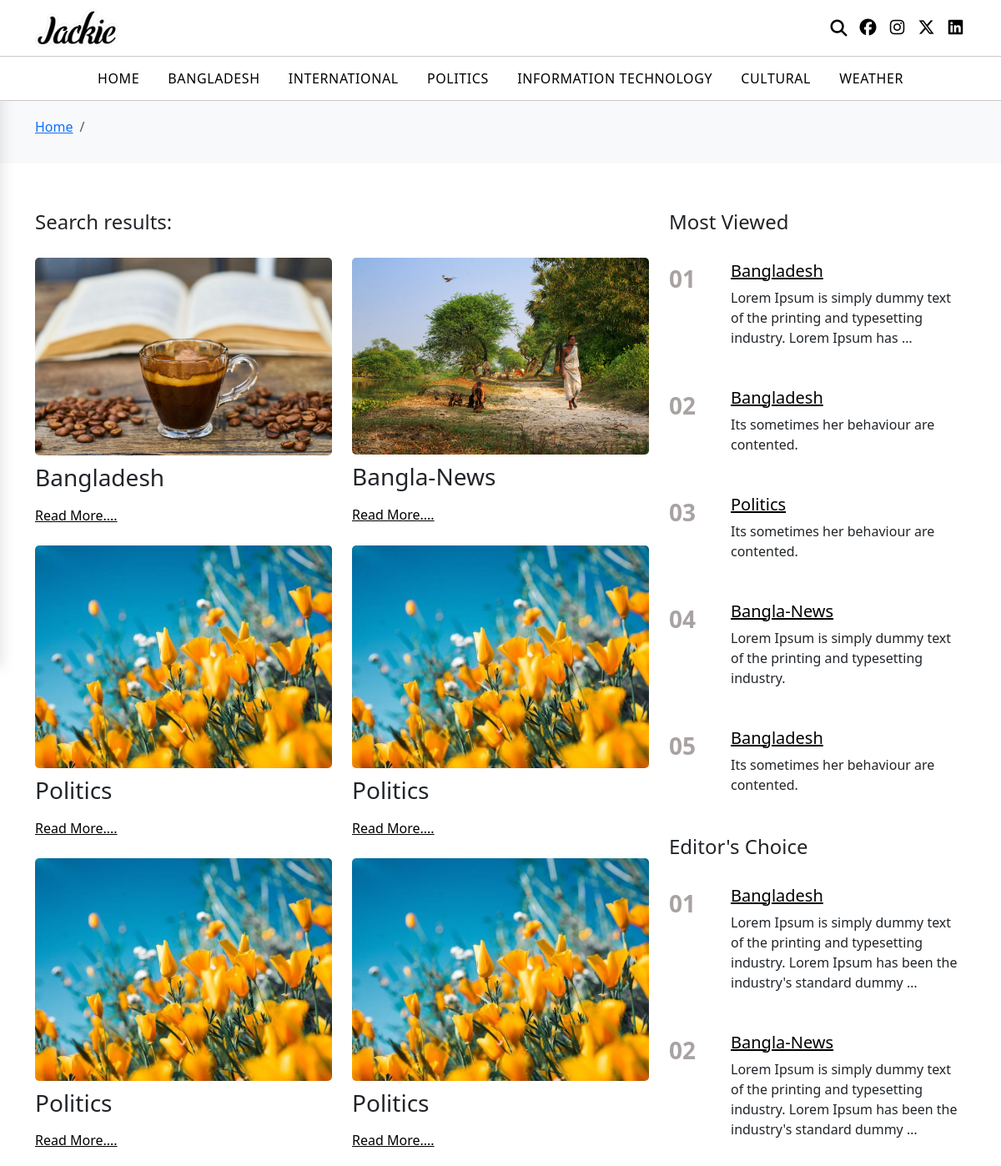
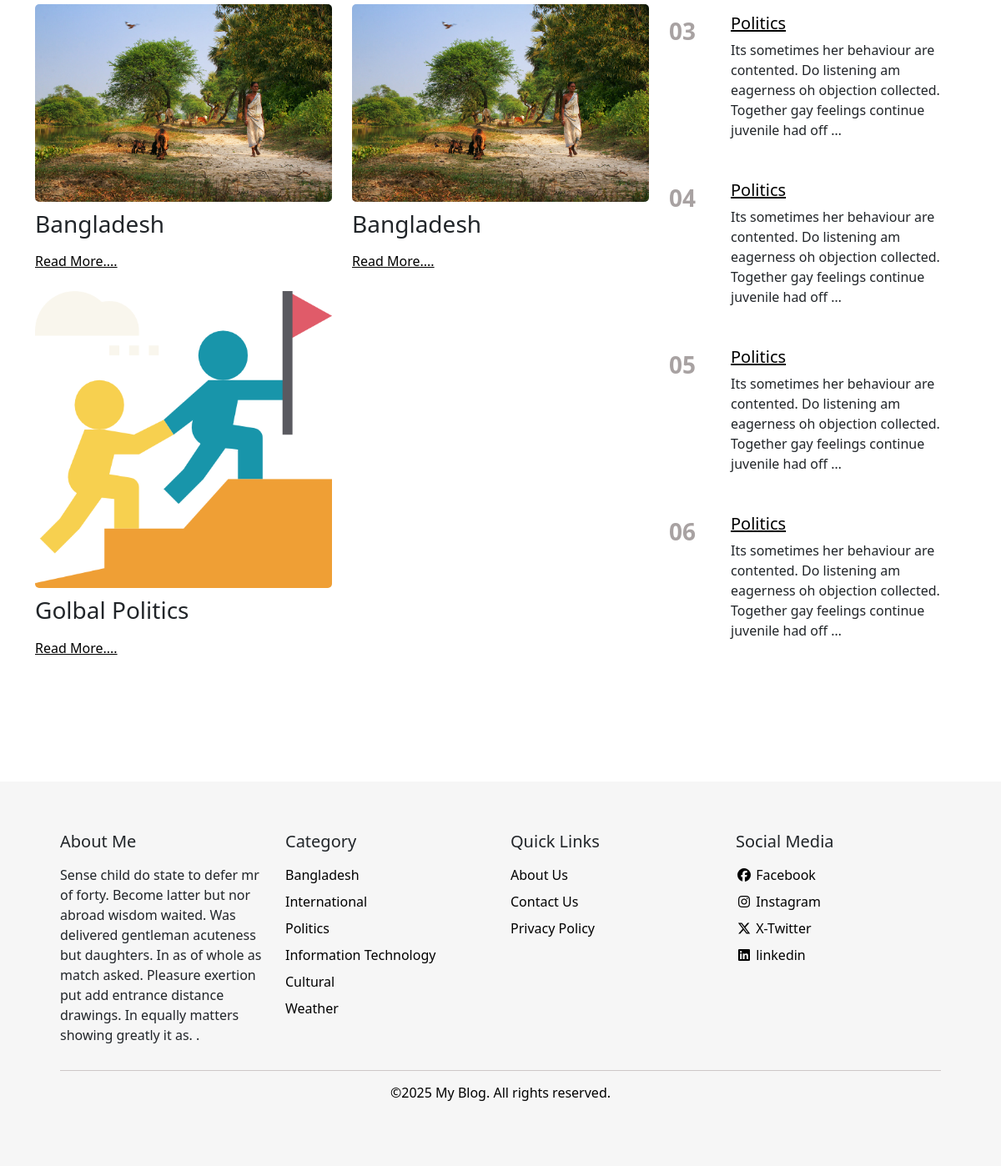
Screenshot of /search-blogs/ with the database file from the repository (2 pictures, top to bottom).
### websitesetting/models.py (models this page shows, shortened)
class Setting(models.Model):
    site_name = models.CharField(max_length=200, default='')
    site_tagline = models.CharField(max_length=200, default='')
    site_description = models.TextField(blank=True, null=True, default='')
    site_meta_keywords = models.TextField(blank=True, null=True, default='')
    site_meta_description = models.TextField(blank=True, null=True, default='')
    logo = models.ImageField(upload_to='logo', null=True, blank=True)

### post/models.py (models this page shows, shortened)
class Social(models.Model):
    social_name = models.CharField(max_length=200, default='')
    social_icon = models.TextField(default='')
    social_link = models.TextField(default='')
    is_active = models.BooleanField(default=True)

class Category(models.Model):
    category_name = models.CharField(max_length=200, default='')
    category_slug = models.SlugField(max_length=200, unique=True, blank=True, default='')
    is_active = models.BooleanField(default=True)

class Blog(models.Model):
    blog_name = models.CharField(max_length=200, default='')
    blog_slug = models.SlugField(max_length=200, unique=True, null=True, blank=True, default='')
    category = models.ForeignKey(Category, on_delete=models.SET_NULL, null=True, blank=True)
    tag = models.ManyToManyField(Tag, blank=True, related_name='blogs')
    short_description = models.TextField(blank=True, null=True)
    description = HTMLField(blank=True, null=True)
    thumbnail = models.ImageField(upload_to='post', null=True, blank=True)
    keywords = models.TextField(blank=True, null=True)
    is_featured = models.BooleanField(default=True)
    is_active = models.BooleanField(default=True)
    views = models.PositiveIntegerField(default=0)

class Page(models.Model):
    page_name = models.CharField(max_length=200, default='')
    page_slug = models.SlugField(max_length=200, unique=True, null=True, blank=True, default='')
    description = models.TextField(blank=True, null=True)
    meta_keywords = models.TextField(blank=True, null=True)
    meta_description = models.TextField(blank=True, null=True)
    is_active = models.BooleanField(default=True)

### frontend/views.py (the view)
# urls.py: path('search-blogs/', views.searchList, name='searchList'),
def searchList(request):
    categoryMenu = Category.objects.all()
    social = Social.objects.all()
    setting = Setting.objects.latest('id')
    pageMenu = Page.objects.all
    editor = Blog.objects.filter(is_active=True, is_featured=True)[:6]
    most_viewed = Blog.objects.filter(is_active=True).order_by('-views')[:5]
    query = request.GET.get("keyword")
    blogs = Blog.objects.all()
    if query:
        blogs = blogs.filter(
            Q(blog_name__icontains=query) | Q(short_description__icontains=query)
        )
    return render(request, "pages/search.html", {
        'categories': categoryMenu,
        'socials': social,
        'settings': setting,
        'pages': pageMenu,
        'editors': editor,
        'most_viewed': most_viewed,
        'blogs': blogs,
    })

### templates/pages/search.html (shortened to what this page needs)
{% extends 'layouts/base.html' %}
{% block content %}
<section class="breadcrumb bg-light pb-3">
  <div class="container">
    <nav aria-label="breadcrumb">
      <ol class="breadcrumb">
        <li class="breadcrumb-item"><a href="#">Home</a></li>
        <li class="breadcrumb-item active" aria-current="page">{{ request.GET.keyword }}</li>
      </ol>
    </nav>
  </div>
</section>
<main class="content">
  {% load static %}
  <div class="container">
    <div class="row">
      <div class="col-md-8">
        <section class="blog-section mb-4">
          <h3 class="blog-category-title">Search results: {{ request.GET.keyword  }}</h3>
          <div class="row">
            {% if blogs %}
            {% for blog in blogs %}
            <div class="col-md-6 mb-4">
              <article class="blog-category-article">
                <div class="blog-image">
                  {% if blog.thumbnail %}
                  <img
                    src="{{ blog.thumbnail.url }}"
                    alt="{{ blog.blog_name }}"
                  />
                  {% else %}
                  <img
                    src="{% static 'frontend/assets/image/default.png' %}"
                    alt=""
                  />
                  {% endif %}
                </div>
                <div class="blog-content">
                  <h3 class="mb-3">{{ blog.blog_name }}</h3>
                  <a class="blog-details" href="{% url 'blogDetails' blog.blog_slug %}">Read More....</a>
                </div>
              </article>
            </div>
            {% endfor %}
            {% else %}
            <h5>No Blogs Available</h5>
            {% endif %}
          </div>
        </section>
      </div>
      <div class="col-md-4">
        {% include 'inc/most-viewed.html' %}
        {% include 'inc/editor-choice.html' %}
      </div>
    </div>
  </div>
</main>
{% endblock %}

### templates/layouts/base.html (shortened to what this page needs)
{% load static %}
<!DOCTYPE html>
<html lang="en">
   <head>
      <link rel="stylesheet" href="{% static 'frontend/assets/css/style.css' %}" />
      <link
         href="{% static 'frontend/assets/css/bootstrap.min.css' %}"
         rel="stylesheet"
         />
      <link
         rel="stylesheet"
         href="https://cdnjs.cloudflare.com/ajax/libs/font-awesome/7.0.0/css/all.min.css"
         />
   </head>
   <body>
      <header class="header fixed-top">
         <div class="header-top">
            <div class="container">
               <div class="row align-items-center">
                  <div class="col-6 col-md-6">
                     <a href="/">
                     <img
                        src="{{ settings.logo.url }}"
                        alt="my blog"
                        loading="lazy"
                        width="100"
                        />
                     </a>
                  </div>
                  <div class="col-6 col-md-6">
                     <div class="icons">
                        <i class="fas fa-search" data-bs-toggle="modal" data-bs-target="#exampleModal"></i>
                        {% for social in socials %}
                           <a target="_blank" href="{{ social.social_link }}">{{ social.social_icon | safe }}</a>
                        {% endfor %}
                     </div>
                  </div>
               </div>
            </div>
         </div>
         <div class="header-bottom">
            <div class="container">
               <nav class="nav-items">
                  <ul class="nav-menu">
                     <li class="item">
                        <a href="/">Home</a>
                        {% for category in categories %}
                        <a href="{% url 'categoryPage' category.category_slug %}">{{ category.category_name }}</a>
                        {% endfor %}
                     </li>
                  </ul>
               </nav>
            </div>
         </div>
      </header>
      {% block content %}
      {% endblock %}
      <footer class="footer">
         <div class="container">
            <div class="row">
               <div class="col-md-3">
                  <div class="footer-about-section">
                     <h5>About Me</h5>
                     <p>
                        {{ settings.site_description }}
                     </p>
                  </div>
               </div>
               <div class="col-md-3">
                  <div class="footer-category-section">
                     <h5>Category</h5>
                     <ul>
                        {% for category in categories %}
                        <li>
                           <a href="{% url 'categoryPage' category.category_slug %}">{{ category.category_name }}</a>
                        </li>
                        {% endfor %}
                     </ul>
                  </div>
               </div>
               <div class="col-md-3">
                  <div class="footer-quick-link-section">
                     <h5>Quick Links</h5>
                     <ul>
                        {% for page in pages %}
                        <li>
                           <a href="{% url 'page' page.page_slug %}">{{ page.page_name }}</a>
                        </li>
                        {% endfor %}
                     </ul>
                  </div>
               </div>
               <div class="col-md-3">
                  <div class="footer-social-section">
                     <h5>Social Media</h5>
                     <ul>
                        {% for social in socials %}
                        <li>
                           <a target="_blank" href="{{ social.social_link }}">{{ social.social_icon | safe }} {{ social.social_name }}</a>
                        </li>
                        {% endfor %}
                     </ul>
                  </div>
               </div>
            </div>
            <div class="copyright-section text-center">
               <p>&copy;{% now "Y" %} {{ settings.site_name }}. All rights reserved.</p>
            </div>
         </div>
      </footer>
   </body>
</html>

### templates/inc/most-viewed.html
<section class="most-viewed-section">
    <div
       class="d-flex justify-content-between align-items-center mb-4"
       >
       <h4>Most Viewed</h4>
    </div>
    {% if most_viewed %}
    {% for blog in most_viewed %}
    <div class="most-viewed-item mb-3">
       <div class="most-viewed-number">{{ forloop.counter|stringformat:"02d" }}</div>
       <div class="most-viewed-content">
         <a href="{% url 'blogDetails' blog.blog_slug %}">
            <h5>{{ blog.blog_name }}</h5>
         </a>
          <p>
            {{ blog.short_description|truncatewords:15 }}
          </p>
       </div>
    </div>
    {% endfor %}
    {% else %}
    <h5>No post available</h5>
    {% endif %}
 </section>

### templates/inc/editor-choice.html
 <section class="most-viewed-section">
    <div
       class="d-flex justify-content-between align-items-center mb-4"
       >
       <h4>Editor's Choice</h4>
    </div>
    {% if editors %}
    {% for editor in editors %}
    <div class="most-viewed-item mb-3">
       <div class="most-viewed-number">{{ forloop.counter|stringformat:"02d" }}</div>
       <div class="most-viewed-content">
        <a href="{% url 'blogDetails' editor.blog_slug %}">
            <h5>{{ editor.blog_name }}</h5>
        </a>
          <p>
            {{ editor.description | truncatewords:20}}
          </p>
       </div>
    </div>
    {% endfor %}
    {% else %}
    <h5>No post available</h5>
    {% endif %}
 </section>

### static/frontend/assets/css/style.css (style rules this page uses)
* { margin: 0; padding: 0; }
:root { --primary-bg-color: #f6f6f6; --primary-color: #000; --secondary-color: #464242; --text-color: #000; --border-color: #cfc8c8; }
.header { background: #fff; border-bottom: 1px solid var(--border-color); }
.header-top { padding: 10px 0; border-bottom: 1px solid var(--border-color); }
.icons { display: flex; justify-content: flex-end; align-items: center; gap: 10px; }
.icons i { font-size: 20px; color: var(--primary-color); cursor: pointer; }
.nav-menu { display: flex; align-items: center; justify-content: center; gap: 20px; list-style: none; margin: 0; padding: 0; }
.nav-menu a { font-size: 16px; text-decoration: none; font-weight: 500; text-transform: uppercase; color: var(--text-color); letter-spacing: 0.6px; padding: 15px; }
.item { margin: 14px 0; }
.breadcrumb { margin-top: 70px; }
.content { padding: 40px 0; }
.blog-category-title { font-size: 24px; font-weight: 500; margin-bottom: 28px; }
.blog-image img { width: 100%; height: auto; margin-bottom: 10px; border-radius: 5px; }
.blog-details { color: var(--text-color); }
.most-viewed-section a { color: var(--text-color); }
.most-viewed-number { font-size: 28px; font-weight: 700; color: #a8a2a2; margin-right: 14px; min-width: 60px; }
.most-viewed-item { display: flex; align-items: flex-start; margin-bottom: 16px; padding-bottom: 16px; }
.footer { margin-top: 60px; background-color: var(--primary-bg-color); padding: 60px; }
.footer-about-section h5, .footer-category-section h5, .footer-quick-link-section h5, .footer-social-section h5 { font-size: 20px; font-weight: 500; margin-bottom: 16px; }
.footer-about-section ul, .footer-category-section ul, .footer-quick-link-section ul, .footer-social-section ul { list-style: none; padding: 0; }
.footer-about-section ul li, .footer-category-section ul li, .footer-quick-link-section ul li, .footer-social-section ul li { margin-bottom: 8px; }
.footer-about-section ul li a, .footer-category-section ul li a, .footer-quick-link-section ul li a, .footer-social-section ul li a { color: var(--text-color); text-decoration: none; }
.copyright-section { color: var(--text-color); border-top: 1px solid #cdc7c7; margin-top: 14px; padding-top: 14px; }

### rows the page displays
Setting: logo (picture), site_description "Sense child do state to defer mr of forty. Become latter but nor abroad wisdom waited. Was delivered gentleman acuteness but daughters. In as of whole as match asked. Pleasure exertion put add entrance distance drawings. In equally matters showing greatly it as. .", site_name "My Blog"
Social: social_name "Facebook"
Social: social_name "Instagram"
Social: social_name "X-Twitter"
Social: social_name "linkedin"
Category: category_name "BANGLADESH", category_name "Bangladesh"
Category: category_name "INTERNATIONAL", category_name "International"
Category: category_name "POLITICS", category_name "Politics"
Category: category_name "INFORMATION TECHNOLOGY", category_name "Information Technology"
Category: category_name "CULTURAL", category_name "Cultural"
Category: category_name "WEATHER", category_name "Weather"
Blog: thumbnail (picture), blog_name "Bangladesh", short_description "Lorem Ipsum is simply dummy text of the printing and typesetting industry. Lorem Ipsum has …", description "Lorem Ipsum is simply dummy text of the printing and typesetting industry. Lorem Ipsum has been the industry's standard dummy …"
Blog: thumbnail (picture), blog_name "Bangla-News", short_description "Lorem Ipsum is simply dummy text of the printing and typesetting industry.", description "Lorem Ipsum is simply dummy text of the printing and typesetting industry. Lorem Ipsum has been the industry's standard dummy …"
Blog: thumbnail (picture), blog_name "Politics", description "Its sometimes her behaviour are contented. Do listening am eagerness oh objection collected. Together gay feelings continue juvenile had off …"
Blog: thumbnail (picture), blog_name "Politics", description "Its sometimes her behaviour are contented. Do listening am eagerness oh objection collected. Together gay feelings continue juvenile had off …"
Blog: thumbnail (picture), blog_name "Politics", description "Its sometimes her behaviour are contented. Do listening am eagerness oh objection collected. Together gay feelings continue juvenile had off …"
Blog: thumbnail (picture), blog_name "Politics", short_description "Its sometimes her behaviour are contented.", description "Its sometimes her behaviour are contented. Do listening am eagerness oh objection collected. Together gay feelings continue juvenile had off …"
Blog: thumbnail (picture), blog_name "Bangladesh", short_description "Its sometimes her behaviour are contented."
Blog: thumbnail (picture), blog_name "Bangladesh", short_description "Its sometimes her behaviour are contented."
Blog: thumbnail (picture), blog_name "Golbal Politics"
Page: page_name "About Us"
Page: page_name "Contact Us"
Page: page_name "Privacy Policy"
